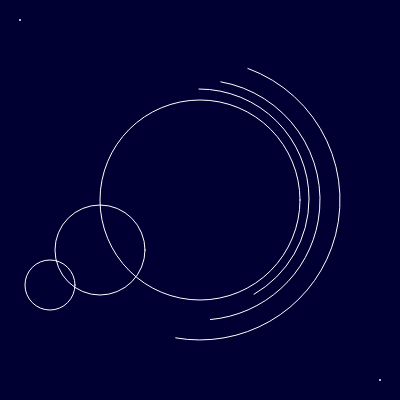
Frame 1 (no input)
Frame 60 (no input): identical to frame 1, image omitted
Frame 120 (the mouse pressed at the canvas centre since frame 60): identical to frame 1, image omitted

The p5.js sketch that drew this single still picture (run headless with seeded random() and noise() and a simulated clock; from frame 60 on, the mouse is pressed at the canvas centre):

// p5.js sketch
// ── sketch.js
function preload(){
  // preload assets
  
}

function setup() {
  createCanvas(400, 400);
}

function draw() {
  background(0,0,51);
  fill('rgba(0,0,0,0)');
  stroke(255);
  strokeWeight(1)
  circle(200, 200, 200 );
  circle(50,285,50);
  circle(100, 250, 90 );
  arc(
    200, 200, 
    280, 280, 
    Math.PI / 180 * -70,
    Math.PI / 180 * 100,
    OPEN);

    arc(
      199, 199, 
      220, 220, 
      Math.PI / 180 * -90,
      Math.PI / 180 * 60,
      OPEN);
    
      arc(
        200, 200, 
        240, 240, 
        Math.PI / 180 * -80,
        Math.PI / 180 * 85,
        OPEN);

  strokeWeight(2,5);
  point(20, 20);
  point(380, 380);



  function setup() {
    createCanvas(400,400);
  }
  
  function draw(){
    background('#CF5D42');
  
    noStroke();
  
    fill('#7CA2D7');
    arc(
      200, 200,
      300, 300,
      Math.PI / 180 * -90,
      Math.PI / 180 * 90,
      CHORD
    );
  
    fill('#E5C762');
    arc(
      200, 200,
      200, 200,
      Math.PI / 180 * -90,
      Math.PI / 180 * 90,
      CHORD
    );
  
    fill('#D8846A');
    arc(
      200, 200,
      100, 100,
      Math.PI / 180 * -90,
      Math.PI / 180 * 90,
      CHORD
    );
  
    fill('#D9D2C8');
    arc(
      200, 200,
      300, 300,
      Math.PI / 180 * 90,
      Math.PI / 180 * 270,
      CHORD
    );
  
    fill('#2D2D2D');
    arc(
      200, 200,
      200, 200,
      Math.PI / 180 * 90,
      Math.PI / 180 * 270,
      CHORD
    );
  
    noLoop();
  }
  
  
        
  
}
